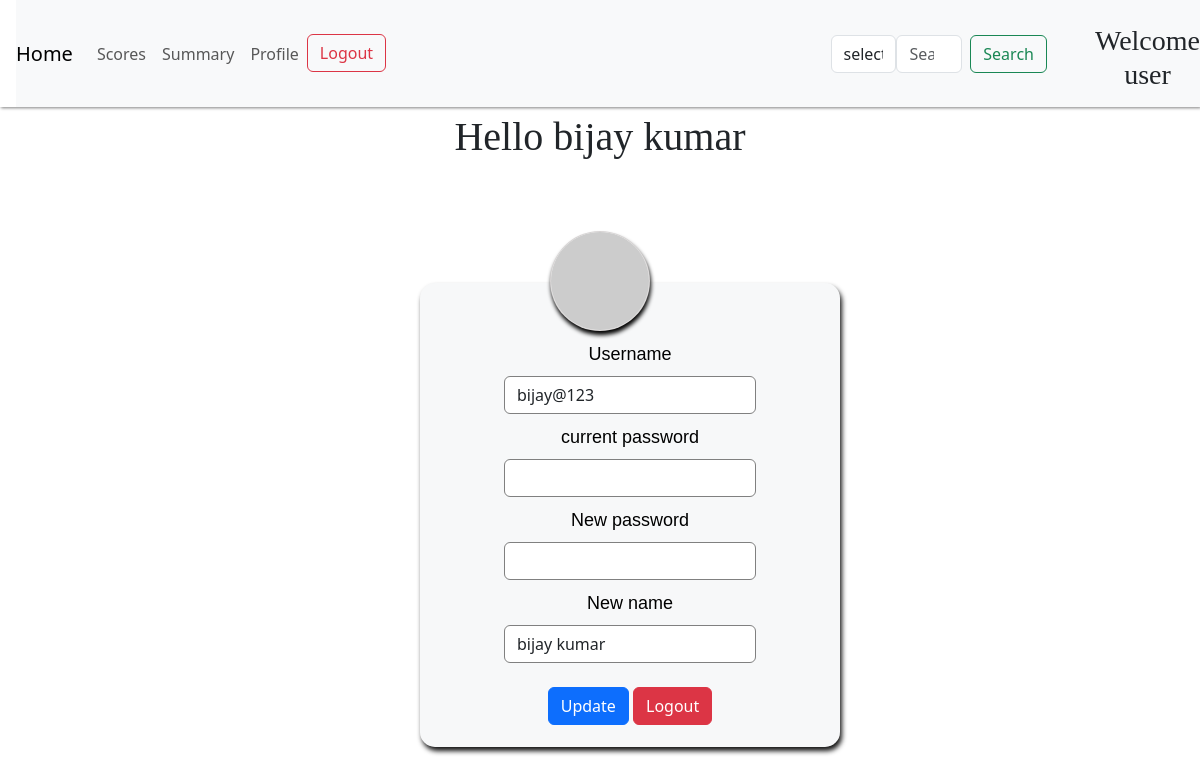
The page /profile (signed in) on the database its author committed.
### models.py (models this page shows)
class User(db.Model):
    id = db.Column(db.Integer, primary_key=True, autoincrement=True)
    username = db.Column(db.String(35), unique=True, nullable=False)
    passhash=db.Column(db.String(256), nullable=False)
    fullName=db.Column(db.String(70), nullable=False)
    qualification=db.Column(db.String(50))
    dob=db.Column(db.Date, nullable=True)
    score=db.relationship('Scores', backref='user', lazy=True)

### routes.py (the view)
@app.route('/profile')
@auth_require
def profile():
    user=User.query.get(session['user_id'])
    return render_template('user_profile.html', user=user)

### routes.py (called while the page is built)
def auth_require(func):
    @wraps(func)
    def inner(*args, **kwargs):
        if 'user_id' in session:
            return func(*args, **kwargs)
        else:
            flash("please login to continue")
            return redirect(url_for('login'))
    return inner

### templates/user_profile.html (shortened to what this page needs)
<!DOCTYPE html>
<html lang="en">
<head>
    <link rel="stylesheet" href="{{ url_for('static', filename= 'style_index.css') }}">
    <link href="https://cdn.jsdelivr.net/npm/bootstrap@5.3.2/dist/css/bootstrap.min.css" rel="stylesheet">
    <link rel="stylesheet" href="https://cdnjs.cloudflare.com/ajax/libs/aos/2.3.4/aos.css">
    <link rel="stylesheet" href="https://cdnjs.cloudflare.com/ajax/libs/font-awesome/6.7.2/css/all.min.css">
    <link href="https://cdn.jsdelivr.net/npm/bootstrap@5.3.3/dist/css/bootstrap.min.css" rel="stylesheet">
</head>
<body>
<div class="usernav" style="box-shadow: 1px 1px 3px grey;">
<nav class="navbar navbar-expand-lg navbar-light bg-light" style="margin-left: 1rem;">
    <a href="{{ url_for('user_dashboard') }}" class="navbar-brand">Home</a>
    <div class="collapse navbar-collapse" id="navbarSupportedContent">
        <ul class="navbar-nav mr-auto">
            <li class="nav-item active">
                <a href="{{ url_for('user_scores') }}" class="nav-link">Scores</a>
            </li>
            <li class="nav-item">
                <a href="{{ url_for('user_summary') }}" class="nav-link">Summary</a>
            </li>
            <li class="nav-item">
                <a href="{{ url_for('profile') }}" class="nav-link">Profile</a>
            </li>
            <li class="nav-item">
                <a href="{{ url_for('login') }}" class="btn btn-outline-danger">Logout</a>
            </li>
            </ul>
            <form method="GET" action="/user_dashboard"  class="form-inline my-2 my-lg-0" style="display: flex; margin-left:40%">
                <select class="form-control mr-sm-2" type="search" style="margin-left: 0rem;" name="search_type">
                  <option value="" disable selected>select</option>
                </select>
                <input class="form-control mr-sm-2" type="search" placeholder="Search" aria-label="Search" name="query" value="{{ query or '' }}">
                <button class="btn btn-outline-success my-2 my-sm-0" type="submit" style="margin-left: 0.5rem; margin-right:1rem;">Search</button>
              </form>
              <div>
                <h3 class="wel" id="wel">Welcome user</h3>
              </div>
    </div>
</nav>
</div>
<div>
  <div style="text-align:center; font-family:cursive; font-weight:lighter; font-size:40px" >
    Hello {{ user.fullName }}
</div >
<div class="profile-form">
    <div class="profile-pic" id="profile-pic">
        <img src="https://api.dicebear.com/6.x/lorelei/svg?seed={{ user.fullName }}" width="100" alt="profile-pic" id="user-pic" style="border-radius: 50%; backface-visibility:hidden;">
    </div>
     <form action="/profile" method="post" class="form" id="user-form">
    <div class="uf">
        <div class="form_group">
            <label for="username" class="form-label" >Username</label>
            <input type="text" name="username" id="username" class="form-control" value="{{ user.username }}" required style="border: 1px solid grey;">
        </div>
        <div class="form-group">
            <label for="cpassword" class="form-label">current password</label>
            <input type="password" name="cpassword" id="cpassword" class="form-control" required style="border: 1px solid grey;">
        </div>
        <div class="form-group">
            <label for="password" class="form-label">New password</label>
            <input type="password" name="password" id="password" class="form-control" required style="border: 1px solid grey;">
        </div>
        <div class="form-group">
            <label for="fullname" class="form-label">New name</label>
            <input type="text" name="fullname" id="fullname" value="{{ user.fullName }}" class="form-control" style="border: 1px solid grey;">
        </div>
        <br>
        <div class="form-group">
            <input type="submit" value="Update" class="btn btn-primary">
            <a href="{{ url_for('logout') }}" class="btn btn-danger">Logout</a>
        </div>
    </div>
     </form>
</div>
</body>
</html>

### static/style_index.css (style rules this page uses)
body,html { height: 100%; margin: 0%; padding: 0%; background: none !important; }
.form-label { color: rgb(255, 255, 255); font-family:Verdana, Geneva, Tahoma, sans-serif; padding-top: 10px; text-shadow: 1px 1px 2px black; font-size: large; }
.form-control { background-color: whitesmoke; }
#wel.wel { position: relative; text-align: center; font-family:poppins; padding-top:1rem; margin-left:2rem; }
#user-pic { position: relative; border-radius: 35%; border:1px solid rgba(123, 112, 112,0.3); box-shadow: 1px 4px 4px black; top:2rem; backface-visibility: hidden; background: #ffffff; z-index: 4 !important; transition: transform 0.3s ease-in-out; }
.profile-form { position: relative; width:50%; height:90%; left:25%; align-items: center; text-align: center; top:0rem; }
#user-form { z-index: 0; position: relative; width: 60%; left: 20%; height: 29rem; border: 0px solid rgba(0, 0, 0, 0.3); bottom: 2rem; top:-1rem; backdrop-filter: blur(10px); box-shadow: 2px 4px 5px rgb(22, 22, 22); border-radius: 15px; background: rgba(214, 221, 226, 0.2); }
.uf { position: relative; width: 60%; left:20%; margin-bottom: 20%; top: 3rem; margin-bottom: 3px; }
.uf .form-label { color: black; text-shadow: none; }
.profile-form { margin-top: 5rem; margin-top: 2rem; }
#user-form { position: relative; width: 70%; }

### rows shown on the page
User: fullName "bijay kumar", username "bijay@123", fullname "bijay kumar"
